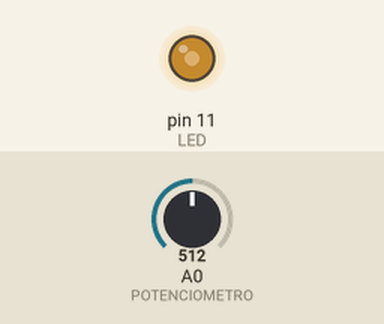
The sketch below on a simulated Arduino Uno, built with avr-gcc and run on an emulated ATmega328P. On the bench: output pins drawn as LEDs (lit = HIGH). Inputs (shaded band) come from the test bench; at power-on: A0 (POTENCIOMETRO) = 512.

Above: at 1.2 s.
1.3 s: A0 (POTENCIOMETRO) set to 716
At 2.1 s:
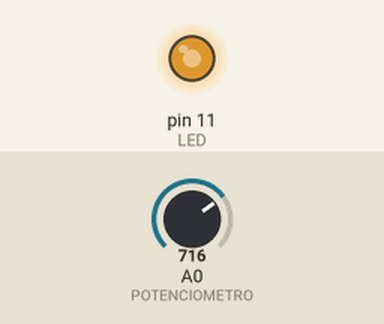
2.8 s: A0 (POTENCIOMETRO) set to 900
At 3.2 s:
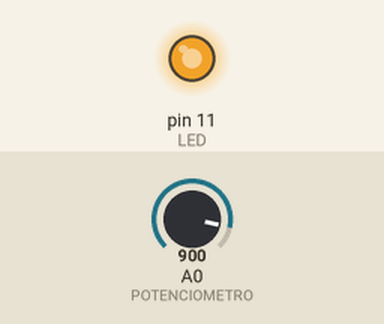
4.3 s: A0 (POTENCIOMETRO) set to 122
At 5.5 s:
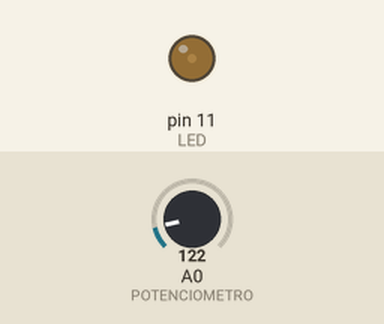
5.8 s: A0 (POTENCIOMETRO) set to 0
At 6.7 s:
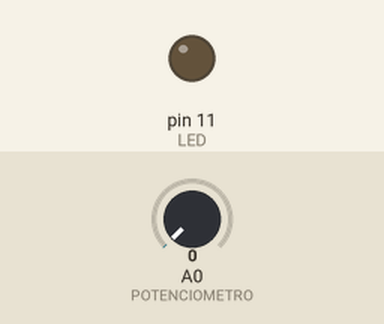
7.3 s: A0 (POTENCIOMETRO) set to 511
At 7.9 s:
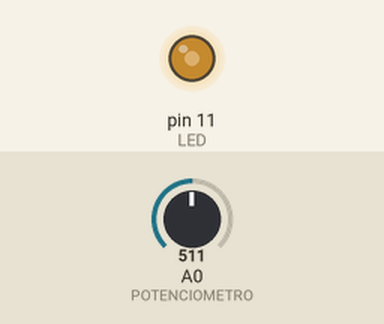
Timing chart, 0 to 9.8 s (numbered marks = the images above; inputs shaded):
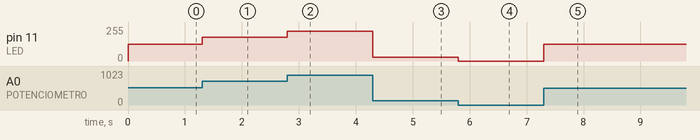

Measured:
- after the input at 1.3 s, pin 11 (LED): 127/255 → 178/255 at once
- after the input at 2.8 s, pin 11 (LED): 178/255 → 224/255 at once
- after the input at 4.3 s, pin 11 (LED): 224/255 → 30/255 at once
- after the input at 5.8 s, pin 11 (LED): 30/255 → 0/255 at once
- after the input at 7.3 s, pin 11 (LED): 0/255 → 127/255 at once

The sketch:

pisca-pisca-2.ino
```cpp
/**
 * Projeto exemplo de pisca-pisca 2.
 * Com uso de potenciometro para controlar o periodo com que um LED pisca.
 */

const int POTENCIOMETRO = A0; // pino A0 para o potenciometro
const int LED = 11; // pino 11 para o LED

//const int PERIODO = 1023;

int leitura; // variavel para leitura do ADC
int pwm; // variavel para o valor da razao ciclica (duty cicle)

void setup() {
  pinMode(POTENCIOMETRO, INPUT); // configura pino do potenciometro como entrada
  pinMode(LED, OUTPUT); // configura pino do LED como saida
  //Serial.begin(9600); // configura porta Serial a 9600 bps
}

void loop() {
  leitura = analogRead(POTENCIOMETRO); // le valor da tensao no potenciometro
  pwm = map(leitura, 0, 1023, 0, 255); // converte o valor lido no potenciometro para um valor entre 0 a 255
  analogWrite(LED, pwm);
}
```
